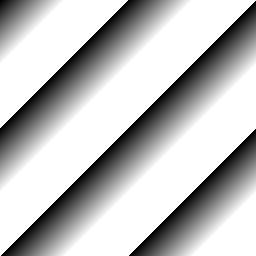

This chart was generated by the following Python code:
from PIL import Image, ImageDraw

SIZE = 256

image = Image.new("L", (SIZE, SIZE))
d = ImageDraw.Draw(image)

p = 64

for x in range(SIZE):
    for y in range(SIZE):
        inner = (x/p + y/p) % 2
        #inner = (x//p%2 + y//p%2) % 2
        d.point((x,y), inner * 255)

image.save('./continuous_check.jpg')
